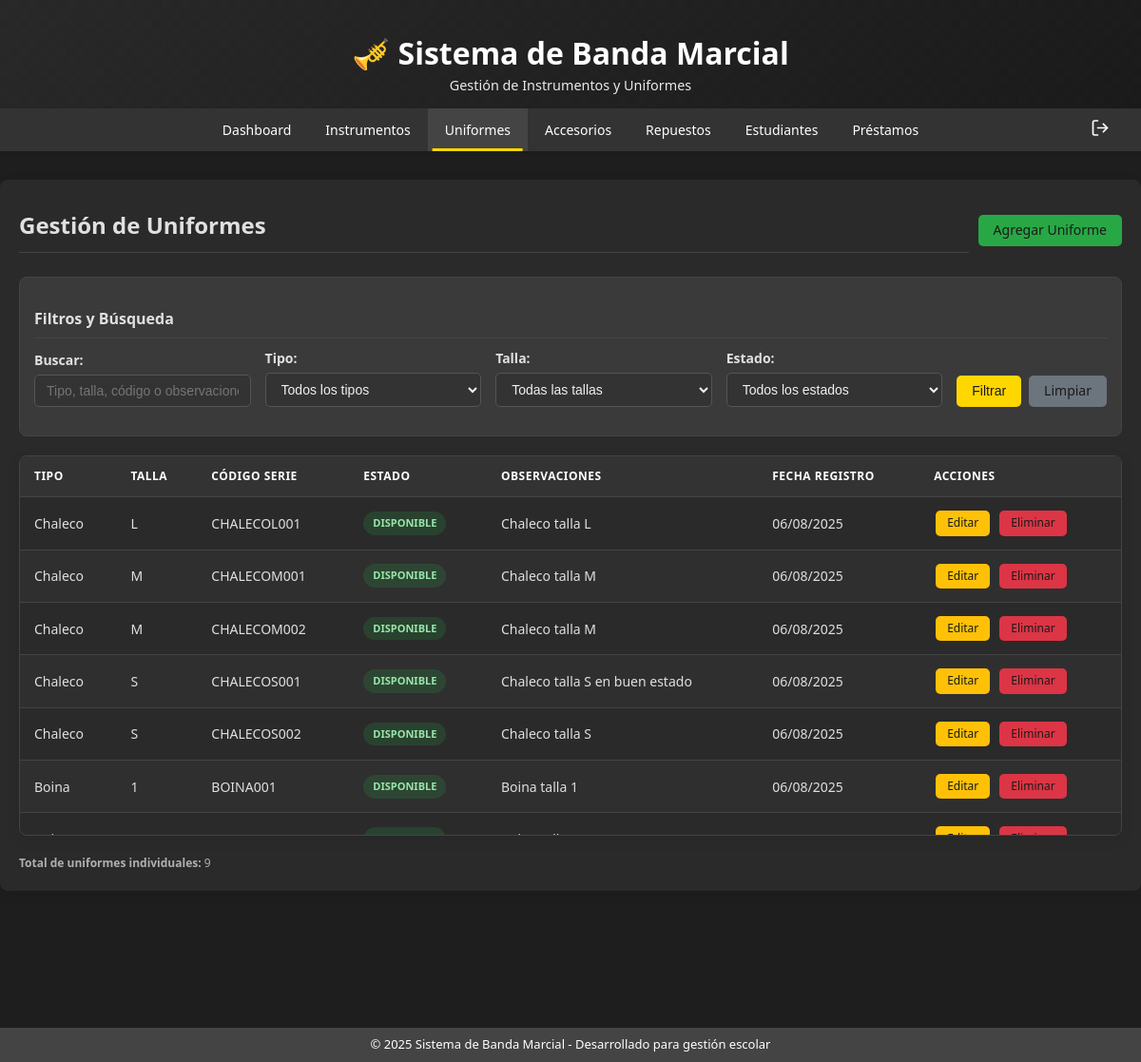
The app's page /modules/uniformes/index.php (signed in), older data.
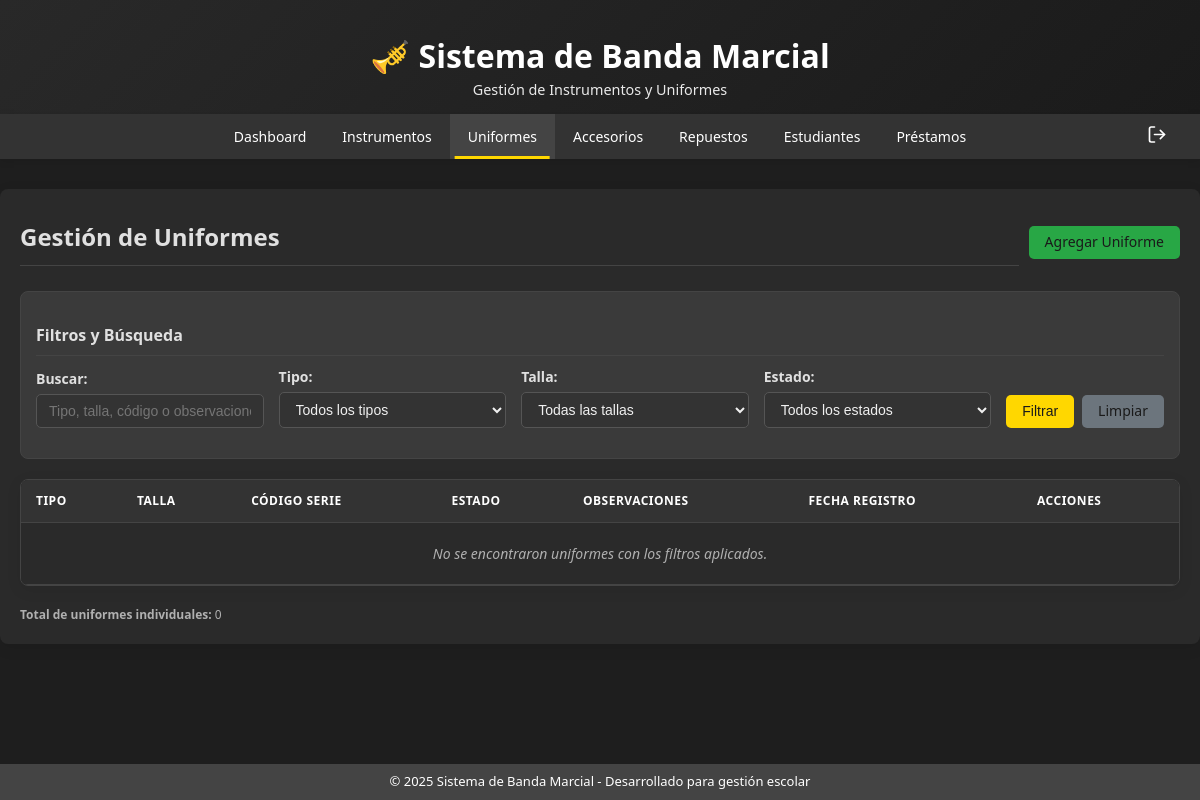
The same page, newer data.
### tables this page shows
CREATE TABLE uniformes (
  id INT AUTO_INCREMENT PRIMARY KEY,
  tipo ENUM('Chaleco', 'Boina') NOT NULL,
  talla VARCHAR(10) NULL,  
  codigo_serie VARCHAR(50) UNIQUE NOT NULL,  
  estado ENUM('Disponible', 'Prestado', 'Dañado', 'En reparación') DEFAULT 'Disponible',  
  observaciones TEXT,
  fecha_registro TIMESTAMP DEFAULT CURRENT_TIMESTAMP,
  fecha_actualizacion TIMESTAMP DEFAULT CURRENT_TIMESTAMP ON UPDATE CURRENT_TIMESTAMP
);

### modules/uniformes/index.php (the view, shortened to what this page needs)
<?php
require_once '../../includes/header.php';
$conn = getDBConnection();
$buscar = isset($_GET['buscar']) ? $_GET['buscar'] : '';
$sql = "SELECT * FROM uniformes WHERE 1=1";
$params = [];
$sql .= " ORDER BY tipo, talla, codigo_serie";
try {
    $stmt = $conn->prepare($sql);
    $stmt->execute($params);
    $uniformes = $stmt->fetchAll(PDO::FETCH_ASSOC);
} catch(PDOException $e) {
    echo "Error: " . $e->getMessage();
}
?>
<div class="main-content">
    <div class="header-actions">
        <h2>Gestión de Uniformes</h2>
        <div class="btn-group">
            <a href="crear.php" class="btn btn-success">Agregar Uniforme</a>
        </div>
    </div>
    <div class="filters">
        <h3>Filtros y Búsqueda</h3>
        <form method="GET">
            <div class="form-row">
                <div class="form-group">
                    <label>Buscar:</label>
                    <input type="text" name="buscar" class="form-control" placeholder="Tipo, talla, código o observaciones..." value="<?php echo htmlspecialchars($buscar); ?>">
                </div>
                <div class="form-group">
                    <label>Tipo:</label>
                    <select name="tipo" class="form-control">
                        <option value="">Todos los tipos</option>
                    </select>
                </div>
                <div class="form-group">
                    <label>Talla:</label>
                    <select name="talla" class="form-control">
                        <option value="">Todas las tallas</option>
                    </select>
                </div>
                <div class="form-group">
                    <label>Estado:</label>
                    <select name="estado" class="form-control">
                        <option value="">Todos los estados</option>
                    </select>
                </div>
                <div class="form-group">
                    <div class="btn-group">
                        <button type="submit" class="btn">Filtrar</button>
                        <a href="index.php" class="btn btn-secondary">Limpiar</a>
                    </div>
                </div>
            </div>
        </form>
    </div>
    <div class="table-container">
        <table id="tabla-datos">
            <thead>
                <tr>
                    <th>Tipo</th>
                    <th>Talla</th>
                    <th>Código Serie</th>
                    <th>Estado</th>
                    <th>Observaciones</th>
                    <th>Fecha Registro</th>
                    <th>Acciones</th>
                </tr>
            </thead>
            <tbody>
                <?php if (empty($uniformes)): ?>
                <tr>
                    <td colspan="7" class="no-results-cell">
                        No se encontraron uniformes con los filtros aplicados.
                    </td>
                </tr>
                <?php else: ?>
                <?php foreach ($uniformes as $uniforme): ?>
                <tr>
                    <td><?php echo htmlspecialchars($uniforme['tipo']); ?></td>
                    <td><?php echo $uniforme['talla'] ? htmlspecialchars($uniforme['talla']) : 'N/A'; ?></td>
                    <td><?php echo htmlspecialchars($uniforme['codigo_serie']); ?></td>
                    <td>
                        <span class="estado estado-<?php echo strtolower(str_replace(' ', '-', $uniforme['estado'])); ?>">
                            <?php echo $uniforme['estado']; ?>
                        </span>
                    </td>
                    <td><?php echo htmlspecialchars($uniforme['observaciones']); ?></td>
                    <td><?php echo date('d/m/Y', strtotime($uniforme['fecha_registro'])); ?></td>
                    <td>
                        <div class="table-actions">
                            <a href="editar.php?id=<?php echo $uniforme['id']; ?>" class="btn btn-warning">Editar</a>
                            <a href="eliminar.php?id=<?php echo $uniforme['id']; ?>" class="btn btn-danger" onclick="return confirmarEliminacion('¿Está seguro de eliminar este uniforme? Esto solo es posible si no está prestado o tiene préstamos pendientes.')">Eliminar</a>
                        </div>
                    </td>
                </tr>
                <?php endforeach; ?>
                <?php endif; ?>
            </tbody>
        </table>
    </div>
    <div class="text-small text-muted">
        <strong>Total de uniformes individuales:</strong> <?php echo count($uniformes); ?>
    </div>
</div>
<?php require_once '../../includes/footer.php'; ?>

Row changes from the older to the newer data that the page shows:
removed uniformes: tipo "Chaleco", talla "L", codigo_serie "CHALECOL001", estado "DISPONIBLE", observaciones "Chaleco talla L", fecha_registro "06/08/2025"
removed uniformes: tipo "Chaleco", talla "M", codigo_serie "CHALECOM001", estado "DISPONIBLE", observaciones "Chaleco talla M", fecha_registro "06/08/2025"
removed uniformes: tipo "Chaleco", talla "M", codigo_serie "CHALECOM002", estado "DISPONIBLE", observaciones "Chaleco talla M", fecha_registro "06/08/2025"
removed uniformes: tipo "Chaleco", talla "S", codigo_serie "CHALECOS001", estado "DISPONIBLE", observaciones "Chaleco talla S en buen estado", fecha_registro "06/08/2025"
removed uniformes: tipo "Chaleco", talla "S", codigo_serie "CHALECOS002", estado "DISPONIBLE", observaciones "Chaleco talla S", fecha_registro "06/08/2025"
removed uniformes: tipo "Boina", talla "1", codigo_serie "BOINA001", estado "DISPONIBLE", observaciones "Boina talla 1", fecha_registro "06/08/2025"
Text that changed along with them:
count($uniformes): "9" → "0"
text now shown: "No se encontraron uniformes con los filtros aplicados."
